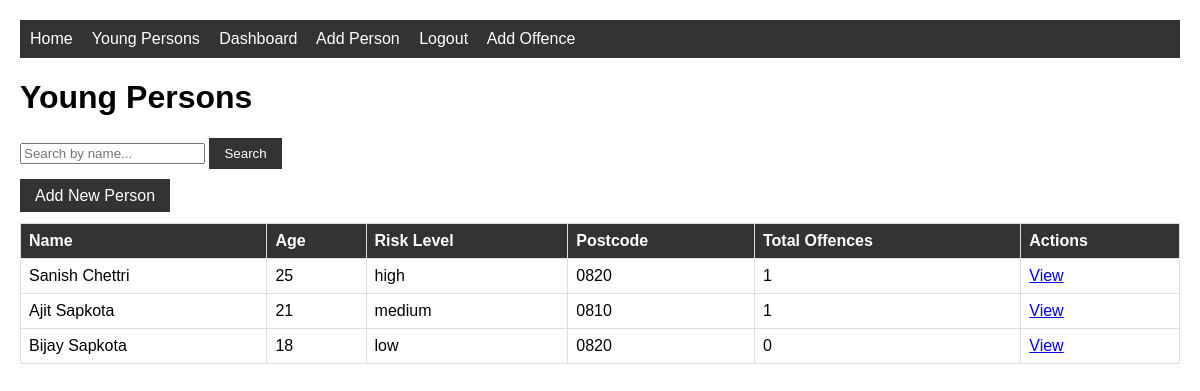
The app's page / (signed in) with its own data.
### justice/models.py (models this page shows, shortened)
class YoungPerson(models.Model):
    RISK_CHOICES = [
        ('low', 'Low'),
        ('medium', 'Medium'),
        ('high', 'High'),
    ]
    first_name = models.CharField(max_length=100)
    last_name = models.CharField(max_length=100)
    date_of_birth = models.DateField()
    gender = models.CharField(max_length=20)
    postcode = models.CharField(max_length=10)
    risk_level = models.CharField(max_length=10, choices=RISK_CHOICES)
    objects = models.Manager()
    high_risk = HighRiskManager()
    caseworkers = models.ManyToManyField(CaseWorker, blank=True)
    @property
    def age(self):
        from datetime import date
        today = date.today()
        return today.year - self.date_of_birth.year

### justice/views.py (the view)
# urls.py: path('', views.YoungPersonListView.as_view(), name='home'),
class YoungPersonListView(LoginRequiredMixin, ListView):
    model = YoungPerson
    template_name = 'justice/youngperson_list.html'
    context_object_name = 'youngpeople'
    def get_queryset(self):
        queryset = YoungPerson.objects.select_related().prefetch_related(
            'caseworkers', 'offences', 'interventions'
        ).annotate(offence_count=Count('offences'))
        search = self.request.GET.get('search')
        if search:
            queryset = queryset.filter(
                first_name__icontains=search
            ) | queryset.filter(
                last_name__icontains=search
            )
        return queryset

### justice/templates/justice/youngperson_list.html
{% extends 'justice/base.html' %}
{% block content %}
<h1>Young Persons</h1>
<form method="get">
    <input type="text" name="search"
           placeholder="Search by name..."
           value="{{ request.GET.search }}">
    <button type="submit" class="btn">Search</button>
</form>
<br>
<a href="{% url 'justice:youngperson-create' %}" class="btn">Add New Person</a>
<br><br>
<table>
    <tr>
        <th>Name</th>
        <th>Age</th>
        <th>Risk Level</th>
        <th>Postcode</th>
        <th>Total Offences</th>
        <th>Actions</th>
    </tr>
    {% for person in youngpeople %}
    <tr>
        <td>{{ person.first_name }} {{ person.last_name }}</td>
        <td>{{ person.age }}</td>
        <td>{{ person.risk_level }}</td>
        <td>{{ person.postcode }}</td>
        <td>{{ person.offence_count }}</td>
        <td>
            <a href="{% url 'justice:youngperson-detail' person.pk %}">View</a>
        </td>
    </tr>
    {% empty %}
    <tr>
        <td colspan="6">No young persons found.</td>
    </tr>
    {% endfor %}
</table>
{% endblock %}

### justice/templates/justice/base.html (style rules this page uses)
body { font-family: Arial, sans-serif; margin: 20px; }
table { width: 100%; border-collapse: collapse; }
th, td { border: 1px solid #ddd; padding: 8px; text-align: left; }
th { background-color: #333; color: white; }
.btn { padding: 8px 15px; background: #333; color: white; text-decoration: none; border: none; cursor: pointer; }

### records on screen
YoungPerson: first_name "Sanish", last_name "Chettri", age "25", risk_level "high", postcode "0820", offence_count "1"
YoungPerson: first_name "Ajit", last_name "Sapkota", age "21", risk_level "medium", postcode "0810", offence_count "1"
YoungPerson: first_name "Bijay", last_name "Sapkota", age "18", risk_level "low", postcode "0820", offence_count "0"
